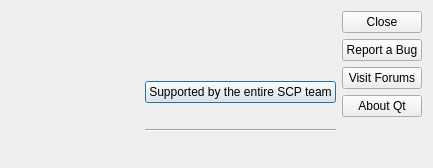
<?xml version="1.0" encoding="UTF-8"?>
<ui version="4.0">
 <class>fso::fred::dialogs::AboutDialog</class>
 <widget class="QDialog" name="fso::fred::dialogs::AboutDialog">
  <property name="geometry">
   <rect>
    <x>0</x>
    <y>0</y>
    <width>720</width>
    <height>260</height>
   </rect>
  </property>
  <property name="windowTitle">
   <string>About qtFRED</string>
  </property>
  <layout class="QHBoxLayout" name="mainLayout">
   <property name="sizeConstraint">
    <enum>QLayout::SetFixedSize</enum>
   </property>
   <item>
    <widget class="QLabel" name="logoLabel">
     <property name="sizePolicy">
      <sizepolicy hsizetype="Fixed" vsizetype="Fixed">
       <horstretch>0</horstretch>
       <verstretch>0</verstretch>
      </sizepolicy>
     </property>
     <property name="minimumSize">
      <size>
       <width>128</width>
       <height>128</height>
      </size>
     </property>
     <property name="maximumSize">
      <size>
       <width>128</width>
       <height>128</height>
      </size>
     </property>
     <property name="text">
      <string/>
     </property>
     <property name="alignment">
      <set>Qt::AlignCenter</set>
     </property>
    </widget>
   </item>
   <item>
    <layout class="QVBoxLayout" name="textLayout">
     <item>
      <widget class="QLabel" name="labelVersion">
       <property name="text">
        <string/>
       </property>
      </widget>
     </item>
     <item>
      <widget class="QLabel" name="labelCopyright">
       <property name="text">
        <string/>
       </property>
      </widget>
     </item>
     <item>
      <spacer name="verticalSpacer_3">
       <property name="orientation">
        <enum>Qt::Vertical</enum>
       </property>
       <property name="sizeType">
        <enum>QSizePolicy::Fixed</enum>
       </property>
       <property name="sizeHint" stdset="0">
        <size>
         <width>20</width>
         <height>10</height>
        </size>
       </property>
      </spacer>
     </item>
     <item>
      <widget class="QLabel" name="labelQtFREDCredits">
       <property name="text">
        <string/>
       </property>
       <property name="wordWrap">
        <bool>true</bool>
       </property>
      </widget>
     </item>
     <item>
      <widget class="QPushButton" name="scpCreditsButton">
       <property name="text">
        <string>Supported by the entire SCP team</string>
       </property>
      </widget>
     </item>
     <item>
      <widget class="QLabel" name="labelGraphicsCredits">
       <property name="text">
        <string/>
       </property>
       <property name="wordWrap">
        <bool>true</bool>
       </property>
      </widget>
     </item>
     <item>
      <widget class="Line" name="line">
       <property name="orientation">
        <enum>Qt::Horizontal</enum>
       </property>
      </widget>
     </item>
     <item>
      <widget class="QLabel" name="labelQuote">
       <property name="text">
        <string/>
       </property>
       <property name="wordWrap">
        <bool>true</bool>
       </property>
      </widget>
     </item>
     <item>
      <spacer name="verticalSpacer_2">
       <property name="orientation">
        <enum>Qt::Vertical</enum>
       </property>
       <property name="sizeHint" stdset="0">
        <size>
         <width>20</width>
         <height>0</height>
        </size>
       </property>
      </spacer>
     </item>
    </layout>
   </item>
   <item>
    <layout class="QVBoxLayout" name="buttonLayout">
     <item>
      <widget class="QDialogButtonBox" name="okBox">
       <property name="sizePolicy">
        <sizepolicy hsizetype="Minimum" vsizetype="Fixed">
         <horstretch>0</horstretch>
         <verstretch>0</verstretch>
        </sizepolicy>
       </property>
       <property name="orientation">
        <enum>Qt::Vertical</enum>
       </property>
       <property name="standardButtons">
        <set>QDialogButtonBox::Close</set>
       </property>
      </widget>
     </item>
     <item>
      <widget class="QPushButton" name="reportBugButton">
       <property name="text">
        <string>Report a Bug</string>
       </property>
      </widget>
     </item>
     <item>
      <widget class="QPushButton" name="visitForumsButton">
       <property name="text">
        <string>Visit Forums</string>
       </property>
      </widget>
     </item>
     <item>
      <widget class="QPushButton" name="aboutQtButton">
       <property name="text">
        <string>About Qt</string>
       </property>
      </widget>
     </item>
     <item>
      <spacer name="verticalSpacer">
       <property name="orientation">
        <enum>Qt::Vertical</enum>
       </property>
       <property name="sizeHint" stdset="0">
        <size>
         <width>20</width>
         <height>40</height>
        </size>
       </property>
      </spacer>
     </item>
    </layout>
   </item>
  </layout>
 </widget>
 <tabstops>
  <tabstop>scpCreditsButton</tabstop>
  <tabstop>reportBugButton</tabstop>
  <tabstop>visitForumsButton</tabstop>
  <tabstop>aboutQtButton</tabstop>
  <tabstop>okBox</tabstop>
 </tabstops>
 <resources>
  <include location="../resources/resources.qrc"/>
 </resources>
 <connections/>
</ui>
